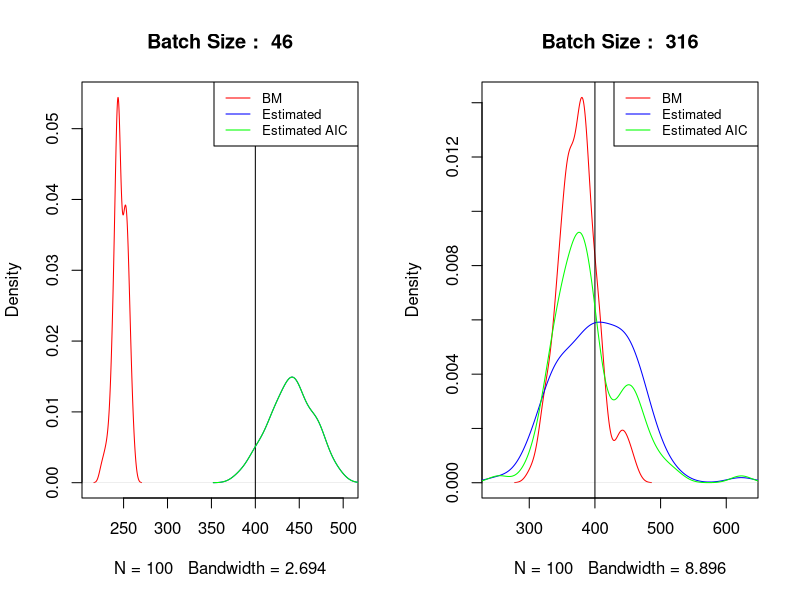
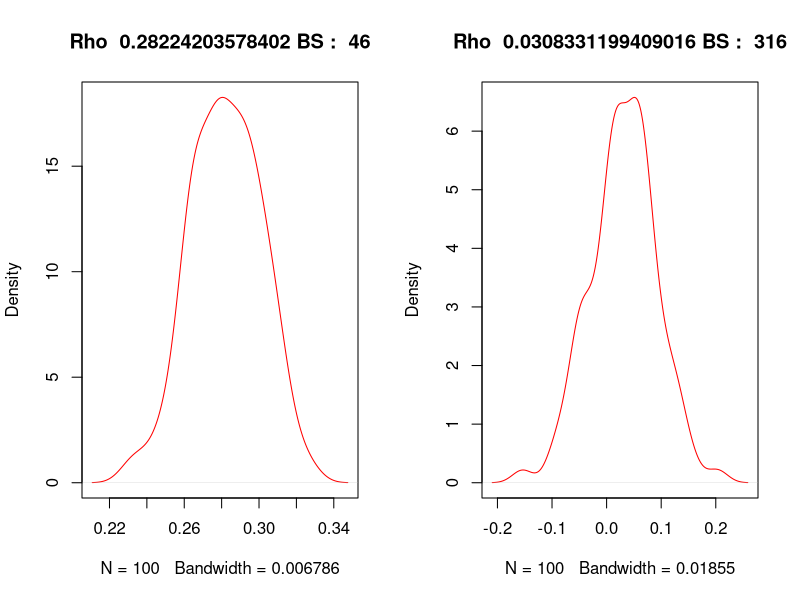

Generate these figures, in order, with R:

# When I use this function then it doesnt give the right answer
calculate_est <- function(b, alpha_sq, rho) {
    return ((b*alpha_sq)/((1-rho)^2))
}

# b_dist <- c(100,200,500,1000);
# b_dist <- c(10,20,50,100);
b_dist <- numeric(2);
iter <- 100

sample_mean_dist <- numeric(length = iter)

bm_sigma_dist <- matrix(0, nrow = length(b_dist), ncol = iter)

est_sigma_dist <- matrix(0, nrow = length(b_dist), ncol = iter)
rho_dist <- matrix(0,nrow = length(b_dist), ncol = iter)
alpha_dist <- matrix(0,nrow = length(b_dist), ncol = iter)

est_sigma_dist_aic <- matrix(0, nrow = length(b_dist), ncol = iter)
rho_dist_aic <- matrix(0,nrow = length(b_dist), ncol = iter)
alpha_dist_aic <- matrix(0,nrow = length(b_dist), ncol = iter)

T <- 1e5
b_dist[2] <- floor(T^(1/2))
b_dist[1] <- floor(T^(1/3))

rho <- 0.95
alpha <- 1

sigma_true = (alpha^2)/(1-rho^2)

# This is to the code for which model has to be made for an AR1 process
for(it in 1:iter){
    print(paste("Iter : ", it))

    x <- numeric(T)
    x[1] <- rnorm(1,0,1)

    for(i in 2:T){
        x[i] <- x[i-1]*rho + rnorm(1,0,alpha)
    }

    n <- T

    for(b in b_dist){
        a <- floor(n/b)
        Y <- numeric(a)

        for(i in 0:(a-1)){
            Y[i+1] <- mean(x[((b*i)+1):(b*(i+1))])
        }

        mu <- mean(x)
        bm_sigma <- (b/(a-1))*(sum((Y-mu)^2))

        # AIC is FALSE
        model <- ar(Y, aic = FALSE, order.max = 1)

        rho_c <- model$ar
        alpha_sq_c <- model$var.pred
        
        est_sigma <- calculate_est(b, alpha_sq_c, rho_c)

        rho_dist[which(b == b_dist), it] <- rho_c
        alpha_dist[which(b == b_dist), it] <- alpha_sq_c

        bm_sigma_dist[which(b == b_dist), it] <- bm_sigma
        est_sigma_dist[which(b == b_dist), it] <- est_sigma

        # AIC is TRUE
        model_aic <- ar(Y, aic = TRUE, order.max = 1)

        if(length(model_aic$ar) == 0){
            rho_c_aic = 0
        } else {
            rho_c_aic <- model_aic$ar
        }
    
        alpha_sq_c_aic <- model_aic$var.pred

        rho_dist_aic[which(b == b_dist), it] <- rho_c_aic
        alpha_dist_aic[which(b == b_dist), it] <- alpha_sq_c_aic

        est_sigma_aic <- calculate_est(b, alpha_sq_c_aic, rho_c_aic)

        est_sigma_dist_aic[which(b == b_dist), it] <- est_sigma_aic
    }
}

cbind(apply(bm_sigma_dist,1,mean),apply(est_sigma_dist,1,mean),apply(est_sigma_dist_aic,1,mean))
cbind(apply(bm_sigma_dist,1,var),apply(est_sigma_dist,1,var),apply(est_sigma_dist_aic,1,var)) 

for(i in 1:length(b_dist)){
    mse_bm = (1/n)*sum((sigma_true-bm_sigma_dist[i,])^2);
    mse_est = (1/n)*sum((sigma_true-est_sigma_dist[i,])^2);
    mse_est_aic = (1/n)*sum((sigma_true-est_sigma_dist_aic[i,])^2);
    print(paste("Batch Size ",b_dist[i]," MSE BM: ",mse_bm," MSE EST: ",mse_est,"MSE AIC EST: ", mse_est_aic));
}

par(mfrow=c(1,2))    

for(i in 1:length(b_dist)) {
    plot(density(bm_sigma_dist[i,]), xlim = c(min(bm_sigma_dist[i,],est_sigma_dist[i,],est_sigma_dist_aic[i,]) - 10, max(bm_sigma_dist[i,],est_sigma_dist[i,],est_sigma_dist_aic[i,]) + 10), main = paste("Batch Size : ",b_dist[i]), lwd = 1, col = "red")
    abline(v = 400)
    lines(density(est_sigma_dist[i,]), lwd = 1, col = "blue")
    lines(density(est_sigma_dist_aic[i,]), lwd = 1, col ="green")
    legend("topright", legend=c("BM ","Estimated ", "Estimated AIC "), col=c("red","blue", "green"), lty=1:1:1, cex=0.8)
}

for(i in 1:length(b_dist)) {
    plot(density(rho_dist[i,]), col = "red", main = paste("Rho ", mean(rho_dist[i,]),"BS : ", b_dist[i]))
}

par(mfrow=c(1,1))


